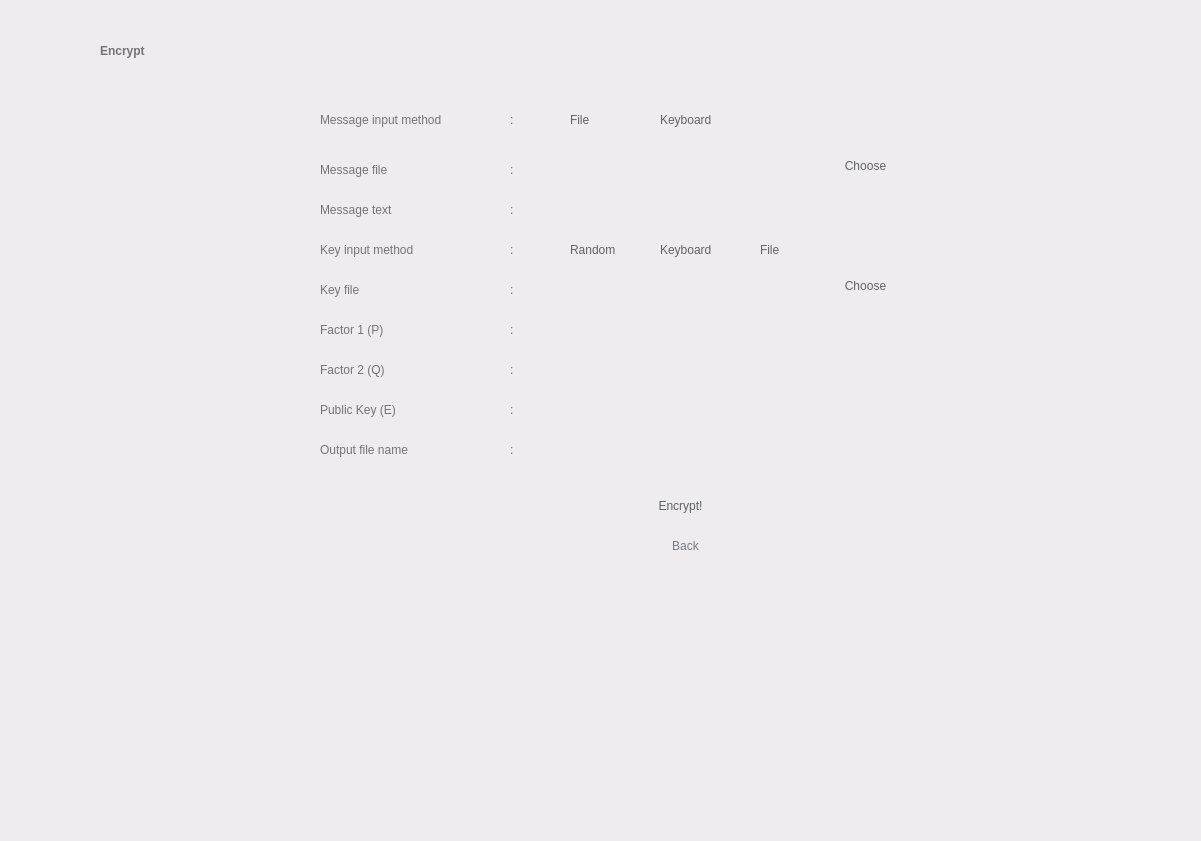
<?xml version="1.0" encoding="UTF-8"?>
<ui version="4.0">
 <class>Widget</class>
 <widget class="QWidget" name="Widget">
  <property name="geometry">
   <rect>
    <x>0</x>
    <y>0</y>
    <width>1201</width>
    <height>841</height>
   </rect>
  </property>
  <property name="windowTitle">
   <string>Widget</string>
  </property>
  <property name="styleSheet">
   <string notr="true">background-color: rgb(238, 236, 239);</string>
  </property>
  <widget class="QWidget" name="widget1" native="true">
   <property name="geometry">
    <rect>
     <x>0</x>
     <y>0</y>
     <width>1201</width>
     <height>841</height>
    </rect>
   </property>
   <property name="styleSheet">
    <string notr="true">QWidget#widget1 {background-color: rgb(246, 245, 247);};

</string>
   </property>
   <widget class="QLabel" name="label">
    <property name="geometry">
     <rect>
      <x>100</x>
      <y>30</y>
      <width>241</width>
      <height>41</height>
     </rect>
    </property>
    <property name="styleSheet">
     <string notr="true">background-color: rgba(255, 255, 255, 0);
color: rgb(116, 116, 118);
font: 36pt &quot;Product Sans&quot;;
font-weight: bold;
</string>
    </property>
    <property name="text">
     <string>Encrypt</string>
    </property>
    <property name="alignment">
     <set>Qt::AlignLeading|Qt::AlignLeft|Qt::AlignVCenter</set>
    </property>
   </widget>
   <widget class="QPushButton" name="goButton">
    <property name="geometry">
     <rect>
      <x>600</x>
      <y>480</y>
      <width>161</width>
      <height>51</height>
     </rect>
    </property>
    <property name="styleSheet">
     <string notr="true">font: 17pt &quot;Product Sans&quot;;
color: rgb(96, 99, 103);
border-radius: 25px;
</string>
    </property>
    <property name="text">
     <string>Encrypt!</string>
    </property>
   </widget>
   <widget class="QRadioButton" name="inputButton_1">
    <property name="geometry">
     <rect>
      <x>550</x>
      <y>110</y>
      <width>61</width>
      <height>20</height>
     </rect>
    </property>
    <property name="styleSheet">
     <string notr="true">font: 15pt &quot;Product Sans&quot;;
border-radius: 4px;
color: rgb(96, 99, 103);
background-color: rgba(255, 255, 255, 0);
</string>
    </property>
    <property name="text">
     <string>File</string>
    </property>
    <property name="autoExclusive">
     <bool>true</bool>
    </property>
    <attribute name="buttonGroup">
     <string notr="true">buttonGroup</string>
    </attribute>
   </widget>
   <widget class="QRadioButton" name="inputButton_2">
    <property name="geometry">
     <rect>
      <x>640</x>
      <y>110</y>
      <width>101</width>
      <height>20</height>
     </rect>
    </property>
    <property name="styleSheet">
     <string notr="true">font: 15pt &quot;Product Sans&quot;;
background-color: rgba(255, 255, 255, 0);
border-radius: 4px;
color: rgb(96, 99, 103);
</string>
    </property>
    <property name="text">
     <string>Keyboard</string>
    </property>
    <attribute name="buttonGroup">
     <string notr="true">buttonGroup</string>
    </attribute>
   </widget>
   <widget class="QLineEdit" name="inputFileField">
    <property name="geometry">
     <rect>
      <x>530</x>
      <y>150</y>
      <width>291</width>
      <height>31</height>
     </rect>
    </property>
    <property name="styleSheet">
     <string notr="true">border-radius: 2px;
padding-left: 10px;
color: rgb(116, 116, 118);
</string>
    </property>
    <property name="readOnly">
     <bool>true</bool>
    </property>
   </widget>
   <widget class="QLineEdit" name="Factor1KeyField">
    <property name="geometry">
     <rect>
      <x>530</x>
      <y>310</y>
      <width>291</width>
      <height>31</height>
     </rect>
    </property>
    <property name="styleSheet">
     <string notr="true">border-radius: 2px;
padding-left: 10px;
color: rgb(116, 116, 118);
</string>
    </property>
   </widget>
   <widget class="QLineEdit" name="inputKeyboardField">
    <property name="geometry">
     <rect>
      <x>530</x>
      <y>190</y>
      <width>291</width>
      <height>31</height>
     </rect>
    </property>
    <property name="styleSheet">
     <string notr="true">border-radius: 2px;
padding-left: 10px;
color: rgb(116, 116, 118);
</string>
    </property>
    <property name="readOnly">
     <bool>true</bool>
    </property>
   </widget>
   <widget class="QPushButton" name="messageFileButton">
    <property name="geometry">
     <rect>
      <x>830</x>
      <y>150</y>
      <width>71</width>
      <height>31</height>
     </rect>
    </property>
    <property name="styleSheet">
     <string notr="true">font: 15pt &quot;Product Sans&quot;;
color: rgb(96, 99, 103);
border-radius: 15px;
</string>
    </property>
    <property name="text">
     <string>Choose</string>
    </property>
   </widget>
   <widget class="QLabel" name="label_6">
    <property name="geometry">
     <rect>
      <x>320</x>
      <y>110</y>
      <width>171</width>
      <height>20</height>
     </rect>
    </property>
    <property name="styleSheet">
     <string notr="true">background-color: rgba(255, 255, 255, 0);
font: 15pt &quot;Product Sans&quot;;
color: rgb(116, 116, 118);</string>
    </property>
    <property name="text">
     <string>Message input method</string>
    </property>
    <property name="alignment">
     <set>Qt::AlignLeading|Qt::AlignLeft|Qt::AlignVCenter</set>
    </property>
   </widget>
   <widget class="QLabel" name="label_7">
    <property name="geometry">
     <rect>
      <x>320</x>
      <y>160</y>
      <width>171</width>
      <height>20</height>
     </rect>
    </property>
    <property name="styleSheet">
     <string notr="true">background-color: rgba(255, 255, 255, 0);
font: 15pt &quot;Product Sans&quot;;
color: rgb(116, 116, 118);</string>
    </property>
    <property name="text">
     <string>Message file</string>
    </property>
    <property name="alignment">
     <set>Qt::AlignLeading|Qt::AlignLeft|Qt::AlignVCenter</set>
    </property>
   </widget>
   <widget class="QLabel" name="label_8">
    <property name="geometry">
     <rect>
      <x>320</x>
      <y>200</y>
      <width>171</width>
      <height>20</height>
     </rect>
    </property>
    <property name="styleSheet">
     <string notr="true">background-color: rgba(255, 255, 255, 0);
font: 15pt &quot;Product Sans&quot;;
color: rgb(116, 116, 118);</string>
    </property>
    <property name="text">
     <string>Message text</string>
    </property>
    <property name="alignment">
     <set>Qt::AlignLeading|Qt::AlignLeft|Qt::AlignVCenter</set>
    </property>
   </widget>
   <widget class="QLabel" name="label_10">
    <property name="geometry">
     <rect>
      <x>320</x>
      <y>320</y>
      <width>171</width>
      <height>20</height>
     </rect>
    </property>
    <property name="styleSheet">
     <string notr="true">background-color: rgba(255, 255, 255, 0);
font: 15pt &quot;Product Sans&quot;;
color: rgb(116, 116, 118);</string>
    </property>
    <property name="text">
     <string>Factor 1 (P)</string>
    </property>
    <property name="alignment">
     <set>Qt::AlignLeading|Qt::AlignLeft|Qt::AlignVCenter</set>
    </property>
   </widget>
   <widget class="QLabel" name="label_12">
    <property name="geometry">
     <rect>
      <x>510</x>
      <y>200</y>
      <width>16</width>
      <height>20</height>
     </rect>
    </property>
    <property name="styleSheet">
     <string notr="true">background-color: rgba(255, 255, 255, 0);
font: 15pt &quot;Product Sans&quot;;
color: rgb(116, 116, 118);</string>
    </property>
    <property name="text">
     <string>:</string>
    </property>
    <property name="alignment">
     <set>Qt::AlignLeading|Qt::AlignLeft|Qt::AlignVCenter</set>
    </property>
   </widget>
   <widget class="QLabel" name="label_13">
    <property name="geometry">
     <rect>
      <x>510</x>
      <y>160</y>
      <width>16</width>
      <height>20</height>
     </rect>
    </property>
    <property name="styleSheet">
     <string notr="true">background-color: rgba(255, 255, 255, 0);
font: 15pt &quot;Product Sans&quot;;
color: rgb(116, 116, 118);</string>
    </property>
    <property name="text">
     <string>:</string>
    </property>
    <property name="alignment">
     <set>Qt::AlignLeading|Qt::AlignLeft|Qt::AlignVCenter</set>
    </property>
   </widget>
   <widget class="QLabel" name="label_15">
    <property name="geometry">
     <rect>
      <x>510</x>
      <y>110</y>
      <width>16</width>
      <height>20</height>
     </rect>
    </property>
    <property name="styleSheet">
     <string notr="true">background-color: rgba(255, 255, 255, 0);
font: 15pt &quot;Product Sans&quot;;
color: rgb(116, 116, 118);</string>
    </property>
    <property name="text">
     <string>:</string>
    </property>
    <property name="alignment">
     <set>Qt::AlignLeading|Qt::AlignLeft|Qt::AlignVCenter</set>
    </property>
   </widget>
   <widget class="QLabel" name="label_17">
    <property name="geometry">
     <rect>
      <x>510</x>
      <y>320</y>
      <width>16</width>
      <height>20</height>
     </rect>
    </property>
    <property name="styleSheet">
     <string notr="true">background-color: rgba(255, 255, 255, 0);
font: 15pt &quot;Product Sans&quot;;
color: rgb(116, 116, 118);</string>
    </property>
    <property name="text">
     <string>:</string>
    </property>
    <property name="alignment">
     <set>Qt::AlignLeading|Qt::AlignLeft|Qt::AlignVCenter</set>
    </property>
   </widget>
   <widget class="QPushButton" name="backButton">
    <property name="geometry">
     <rect>
      <x>650</x>
      <y>530</y>
      <width>71</width>
      <height>31</height>
     </rect>
    </property>
    <property name="styleSheet">
     <string notr="true">font: 12pt &quot;Product Sans&quot;;
color: rgb(118, 121, 128);
background-color: rgba(255, 255, 255, 0);
border-radius: 15px;
</string>
    </property>
    <property name="text">
     <string>Back</string>
    </property>
   </widget>
   <widget class="QLabel" name="label_9">
    <property name="geometry">
     <rect>
      <x>320</x>
      <y>240</y>
      <width>171</width>
      <height>20</height>
     </rect>
    </property>
    <property name="styleSheet">
     <string notr="true">background-color: rgba(255, 255, 255, 0);
font: 15pt &quot;Product Sans&quot;;
color: rgb(116, 116, 118);</string>
    </property>
    <property name="text">
     <string>Key input method</string>
    </property>
    <property name="alignment">
     <set>Qt::AlignLeading|Qt::AlignLeft|Qt::AlignVCenter</set>
    </property>
   </widget>
   <widget class="QLabel" name="label_16">
    <property name="geometry">
     <rect>
      <x>510</x>
      <y>240</y>
      <width>16</width>
      <height>20</height>
     </rect>
    </property>
    <property name="styleSheet">
     <string notr="true">background-color: rgba(255, 255, 255, 0);
font: 15pt &quot;Product Sans&quot;;
color: rgb(116, 116, 118);</string>
    </property>
    <property name="text">
     <string>:</string>
    </property>
    <property name="alignment">
     <set>Qt::AlignLeading|Qt::AlignLeft|Qt::AlignVCenter</set>
    </property>
   </widget>
   <widget class="QRadioButton" name="inputButton_3">
    <property name="geometry">
     <rect>
      <x>640</x>
      <y>240</y>
      <width>101</width>
      <height>20</height>
     </rect>
    </property>
    <property name="styleSheet">
     <string notr="true">font: 15pt &quot;Product Sans&quot;;
background-color: rgba(255, 255, 255, 0);
border-radius: 4px;
color: rgb(96, 99, 103);
</string>
    </property>
    <property name="text">
     <string>Keyboard</string>
    </property>
   </widget>
   <widget class="QRadioButton" name="inputButton_4">
    <property name="geometry">
     <rect>
      <x>550</x>
      <y>240</y>
      <width>81</width>
      <height>20</height>
     </rect>
    </property>
    <property name="styleSheet">
     <string notr="true">font: 15pt &quot;Product Sans&quot;;
border-radius: 4px;
color: rgb(96, 99, 103);
background-color: rgba(255, 255, 255, 0);
</string>
    </property>
    <property name="text">
     <string>Random</string>
    </property>
    <property name="autoExclusive">
     <bool>true</bool>
    </property>
   </widget>
   <widget class="QLineEdit" name="Factor2KeyField">
    <property name="geometry">
     <rect>
      <x>530</x>
      <y>350</y>
      <width>291</width>
      <height>31</height>
     </rect>
    </property>
    <property name="styleSheet">
     <string notr="true">border-radius: 2px;
padding-left: 10px;
color: rgb(116, 116, 118);
</string>
    </property>
   </widget>
   <widget class="QLabel" name="label_14">
    <property name="geometry">
     <rect>
      <x>320</x>
      <y>360</y>
      <width>171</width>
      <height>20</height>
     </rect>
    </property>
    <property name="styleSheet">
     <string notr="true">background-color: rgba(255, 255, 255, 0);
font: 15pt &quot;Product Sans&quot;;
color: rgb(116, 116, 118);</string>
    </property>
    <property name="text">
     <string>Factor 2 (Q)</string>
    </property>
    <property name="alignment">
     <set>Qt::AlignLeading|Qt::AlignLeft|Qt::AlignVCenter</set>
    </property>
   </widget>
   <widget class="QLabel" name="label_19">
    <property name="geometry">
     <rect>
      <x>510</x>
      <y>360</y>
      <width>16</width>
      <height>20</height>
     </rect>
    </property>
    <property name="styleSheet">
     <string notr="true">background-color: rgba(255, 255, 255, 0);
font: 15pt &quot;Product Sans&quot;;
color: rgb(116, 116, 118);</string>
    </property>
    <property name="text">
     <string>:</string>
    </property>
    <property name="alignment">
     <set>Qt::AlignLeading|Qt::AlignLeft|Qt::AlignVCenter</set>
    </property>
   </widget>
   <widget class="QLineEdit" name="PublicKeyField">
    <property name="geometry">
     <rect>
      <x>530</x>
      <y>390</y>
      <width>291</width>
      <height>31</height>
     </rect>
    </property>
    <property name="styleSheet">
     <string notr="true">border-radius: 2px;
padding-left: 10px;
color: rgb(116, 116, 118);
</string>
    </property>
   </widget>
   <widget class="QLabel" name="label_11">
    <property name="geometry">
     <rect>
      <x>320</x>
      <y>400</y>
      <width>171</width>
      <height>20</height>
     </rect>
    </property>
    <property name="styleSheet">
     <string notr="true">background-color: rgba(255, 255, 255, 0);
font: 15pt &quot;Product Sans&quot;;
color: rgb(116, 116, 118);</string>
    </property>
    <property name="text">
     <string>Public Key (E)</string>
    </property>
    <property name="alignment">
     <set>Qt::AlignLeading|Qt::AlignLeft|Qt::AlignVCenter</set>
    </property>
   </widget>
   <widget class="QLabel" name="label_18">
    <property name="geometry">
     <rect>
      <x>510</x>
      <y>400</y>
      <width>16</width>
      <height>20</height>
     </rect>
    </property>
    <property name="styleSheet">
     <string notr="true">background-color: rgba(255, 255, 255, 0);
font: 15pt &quot;Product Sans&quot;;
color: rgb(116, 116, 118);</string>
    </property>
    <property name="text">
     <string>:</string>
    </property>
    <property name="alignment">
     <set>Qt::AlignLeading|Qt::AlignLeft|Qt::AlignVCenter</set>
    </property>
   </widget>
   <widget class="QLineEdit" name="KeyFileName">
    <property name="geometry">
     <rect>
      <x>530</x>
      <y>430</y>
      <width>291</width>
      <height>31</height>
     </rect>
    </property>
    <property name="styleSheet">
     <string notr="true">border-radius: 2px;
padding-left: 10px;
color: rgb(116, 116, 118);
</string>
    </property>
   </widget>
   <widget class="QLabel" name="label_31">
    <property name="geometry">
     <rect>
      <x>320</x>
      <y>440</y>
      <width>171</width>
      <height>20</height>
     </rect>
    </property>
    <property name="styleSheet">
     <string notr="true">background-color: rgba(255, 255, 255, 0);
font: 15pt &quot;Product Sans&quot;;
color: rgb(116, 116, 118);</string>
    </property>
    <property name="text">
     <string>Output file name</string>
    </property>
    <property name="alignment">
     <set>Qt::AlignLeading|Qt::AlignLeft|Qt::AlignVCenter</set>
    </property>
   </widget>
   <widget class="QLabel" name="label_30">
    <property name="geometry">
     <rect>
      <x>510</x>
      <y>440</y>
      <width>16</width>
      <height>20</height>
     </rect>
    </property>
    <property name="styleSheet">
     <string notr="true">background-color: rgba(255, 255, 255, 0);
font: 15pt &quot;Product Sans&quot;;
color: rgb(116, 116, 118);</string>
    </property>
    <property name="text">
     <string>:</string>
    </property>
    <property name="alignment">
     <set>Qt::AlignLeading|Qt::AlignLeft|Qt::AlignVCenter</set>
    </property>
   </widget>
   <widget class="QLineEdit" name="messageOutput">
    <property name="geometry">
     <rect>
      <x>320</x>
      <y>600</y>
      <width>591</width>
      <height>181</height>
     </rect>
    </property>
    <property name="styleSheet">
     <string notr="true">border-radius: 2px;
padding-left: 10px;
color: rgb(116, 116, 118);
</string>
    </property>
   </widget>
   <widget class="QRadioButton" name="inputButton_5">
    <property name="geometry">
     <rect>
      <x>740</x>
      <y>240</y>
      <width>101</width>
      <height>20</height>
     </rect>
    </property>
    <property name="styleSheet">
     <string notr="true">font: 15pt &quot;Product Sans&quot;;
background-color: rgba(255, 255, 255, 0);
border-radius: 4px;
color: rgb(96, 99, 103);
</string>
    </property>
    <property name="text">
     <string>File</string>
    </property>
   </widget>
   <widget class="QLabel" name="label_20">
    <property name="geometry">
     <rect>
      <x>510</x>
      <y>280</y>
      <width>16</width>
      <height>20</height>
     </rect>
    </property>
    <property name="styleSheet">
     <string notr="true">background-color: rgba(255, 255, 255, 0);
font: 15pt &quot;Product Sans&quot;;
color: rgb(116, 116, 118);</string>
    </property>
    <property name="text">
     <string>:</string>
    </property>
    <property name="alignment">
     <set>Qt::AlignLeading|Qt::AlignLeft|Qt::AlignVCenter</set>
    </property>
   </widget>
   <widget class="QLineEdit" name="inputFileField_2">
    <property name="geometry">
     <rect>
      <x>530</x>
      <y>270</y>
      <width>291</width>
      <height>31</height>
     </rect>
    </property>
    <property name="styleSheet">
     <string notr="true">border-radius: 2px;
padding-left: 10px;
color: rgb(116, 116, 118);
</string>
    </property>
    <property name="readOnly">
     <bool>true</bool>
    </property>
   </widget>
   <widget class="QLabel" name="label_21">
    <property name="geometry">
     <rect>
      <x>320</x>
      <y>280</y>
      <width>171</width>
      <height>20</height>
     </rect>
    </property>
    <property name="styleSheet">
     <string notr="true">background-color: rgba(255, 255, 255, 0);
font: 15pt &quot;Product Sans&quot;;
color: rgb(116, 116, 118);</string>
    </property>
    <property name="text">
     <string>Key file</string>
    </property>
    <property name="alignment">
     <set>Qt::AlignLeading|Qt::AlignLeft|Qt::AlignVCenter</set>
    </property>
   </widget>
   <widget class="QPushButton" name="keyFileButton">
    <property name="geometry">
     <rect>
      <x>830</x>
      <y>270</y>
      <width>71</width>
      <height>31</height>
     </rect>
    </property>
    <property name="styleSheet">
     <string notr="true">font: 15pt &quot;Product Sans&quot;;
color: rgb(96, 99, 103);
border-radius: 15px;
</string>
    </property>
    <property name="text">
     <string>Choose</string>
    </property>
   </widget>
  </widget>
 </widget>
 <resources/>
 <connections/>
 <buttongroups>
  <buttongroup name="buttonGroup"/>
 </buttongroups>
</ui>
